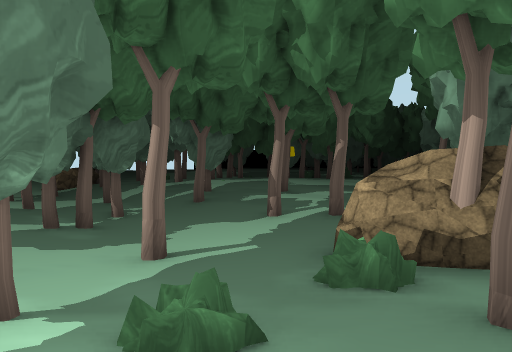
view 1 (above)

24 first-person views from a walk through a scene from a Unity 3-D project. The camera is 1.3 m above the floor, tilts 2° down and sees 70° across. The floor is counted in squares, 2 m on a side. Each view is taken from the middle of a square. On the plan, view 1 faces up. The plan holds only what a view shows up to about 11 squares ahead; the rest is blank. The place goes on beyond the plan. The player character is not drawn. Some animated figures are not drawn. Some surface patterns are stand-ins.

view 2
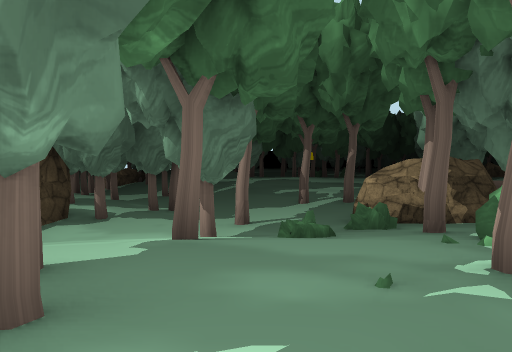

view 3
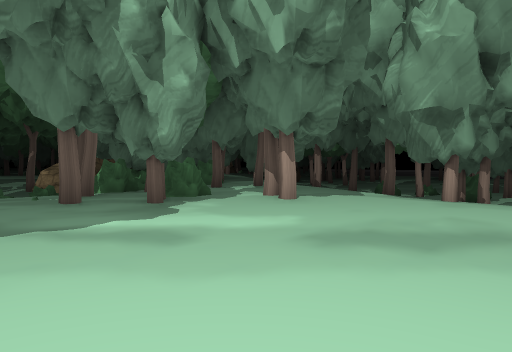

view 4
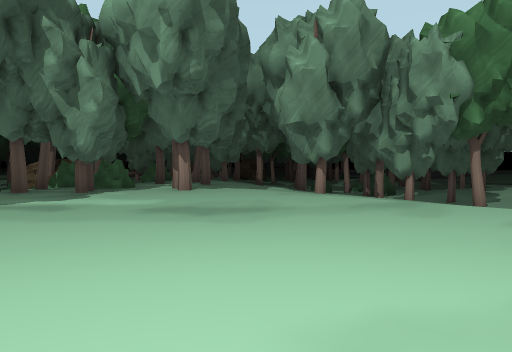

view 5
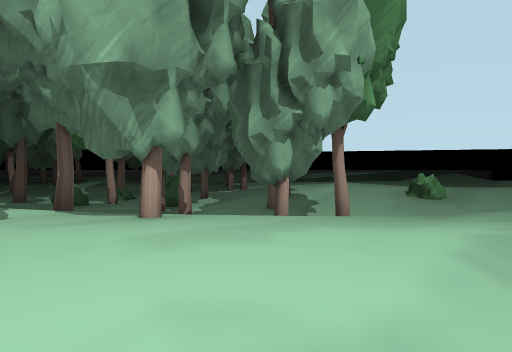

view 6
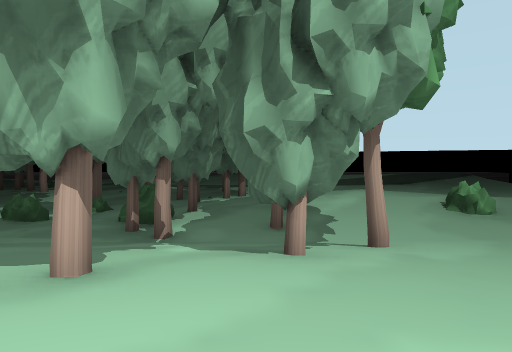

view 7
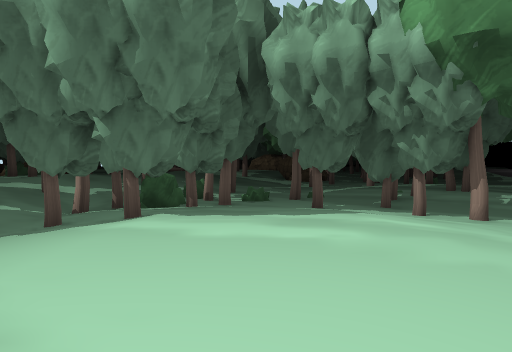

view 8
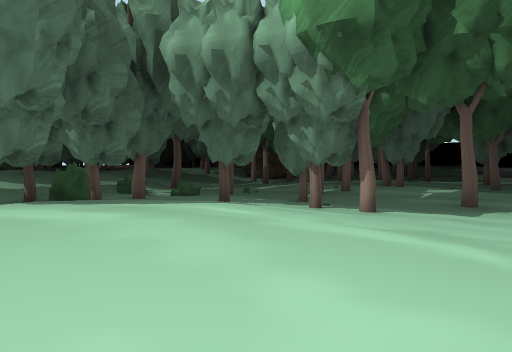

view 9
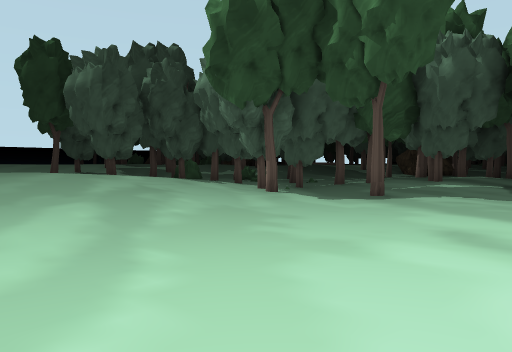

view 10
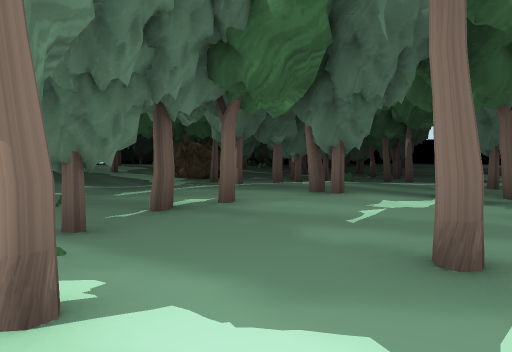

view 11
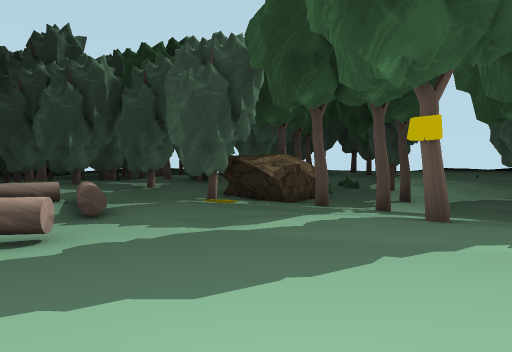

view 12
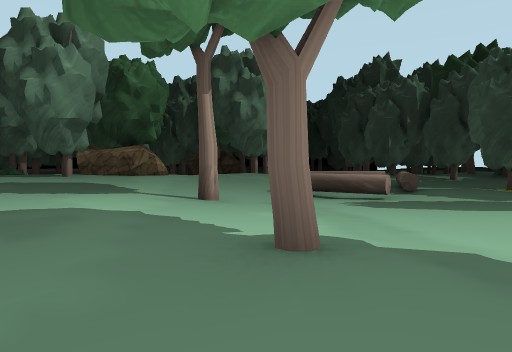

view 13
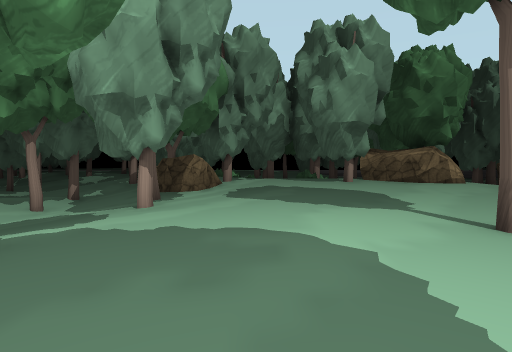

view 14
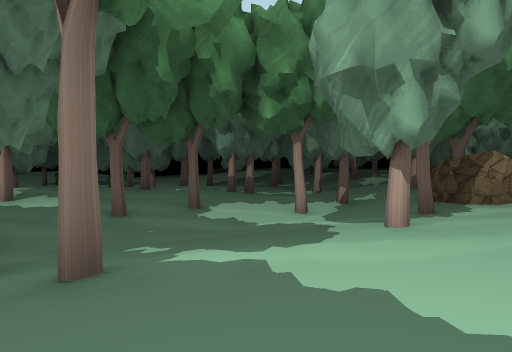

view 15
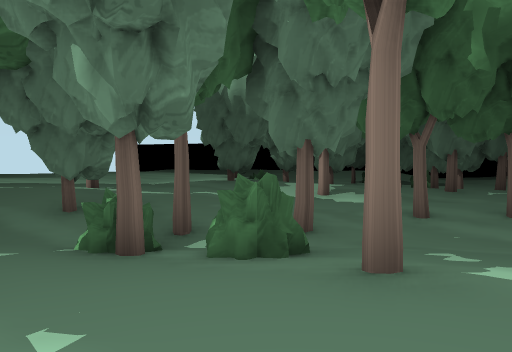

view 16
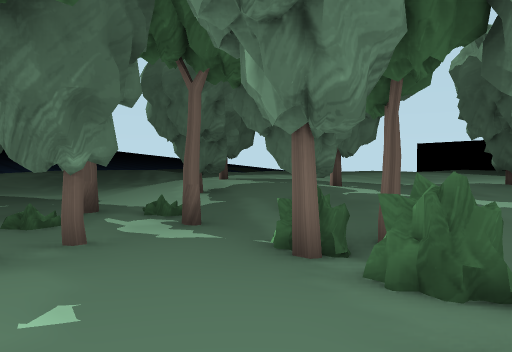

view 17
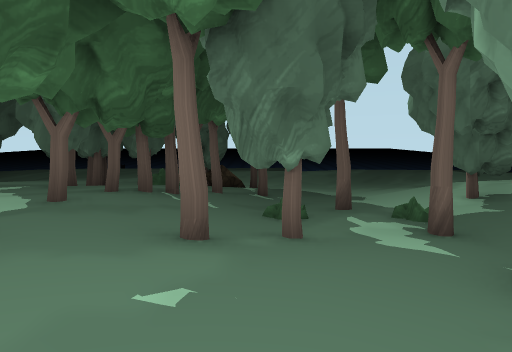

view 18
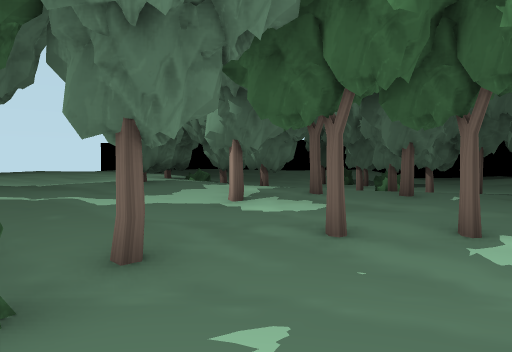

view 19
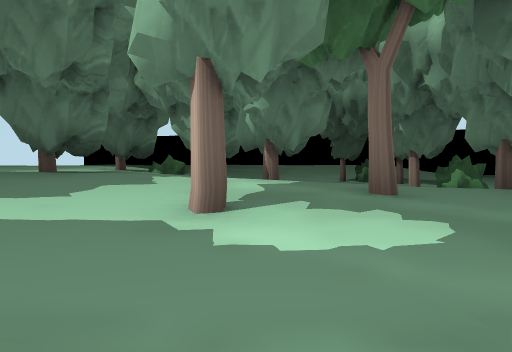

view 20
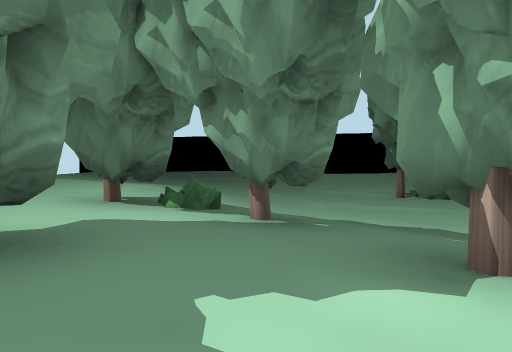

view 21
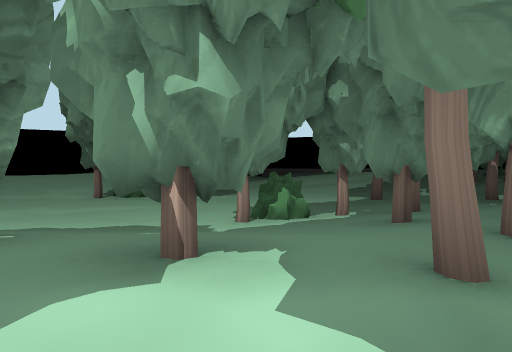

view 22
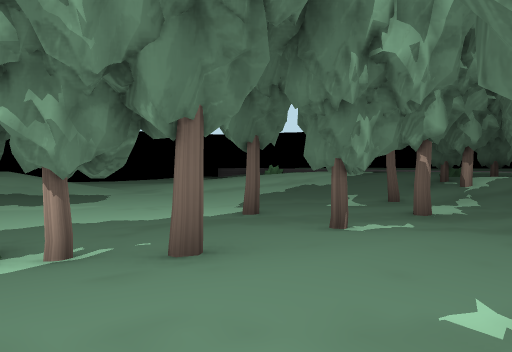

view 23
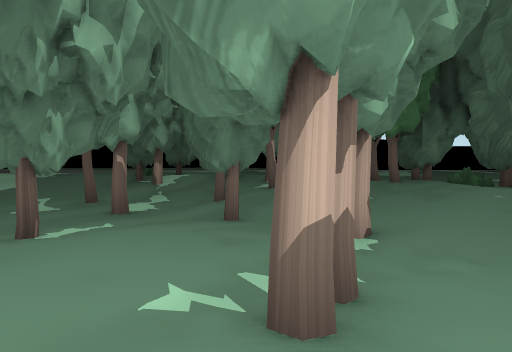

view 24
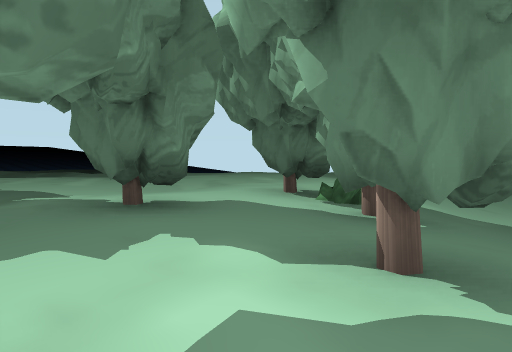

### Floor plan
Key: @ floor where view 1 was taken; # wall or solid block; x gap in a wall; . main floor; : floor 0.25 m higher than the main floor; - floor 0.25 m lower than the main floor; + floor 0.5 m higher than the main floor; * floor 0.75 m higher than the main floor; % floor 1 m higher than the main floor; & floor 1.25 m higher than the main floor; / step, stairs or slope; = window, fence, low wall or low ledge; ^ raised ledge; O other object.
Columns run from 2 left of view 1 to 24 right of it. Each row starts with its distance up from view 1.
 34   %%&%%+:.----------.
 33  %%%%&%*:..---------..:+%
 32  %%%%%%*+:..-....----.:+%
 31   %*%%##*+:.###...#....+%
 30 %%**%%%%#*+:..#.......#+#
 29 %%%*%%&%%**+:::#:#..#..+# #
 28 %%%*%%##%##*#+++::....:+% #
 27 %%%%%%%%%%#*#*++:::.:#:+
 26  %%#%%%**#*++++#::.#:+#+#
 25 &%%%%**+++++++::..#
 24 *#***+++::#:#:::.::::*
 23 +#++::#:#......:.:+++*#
 22 :....#--..----#.#:+%%/#
 21 .#:.:..#::.....::+* ##
 20 ..#::+:+#++::::/       #
 19 ::::#++****+#++#       #
 18 +++++**********##
 17 x#*%**********%%%
 16 %%%#%#******%%%%&
 15 #%%%%********%%#&
 14 %%  %***+#***%%#^
 13    %***++++**%%%#
 12    %**+++=+**%%##
 11 x#*#*+++^^+** %/
 10 :++**++==  **
  9 .::+++++^==
  8 ..#:++++^=
  7 -..::+O+**
  6 --..###+**%&
  5 .#..###+#*#%
  4 ...###+*#% %#
  3 ..:=##         .-    #/=
  2 #+=+##         .-..
  1 #***#          ....#:
  0 %%@## #%      #--..::::::.#
 -1 #%%## %%   ::.---..:::::..
 -2 #&###&&%%*+..=-/#-..:#: #
 -3  &&#&&&%%*#....=--.#.::
 -4  %%%&#&%*+:.......#....
 -5 %%%%%&&%#+:-###....--...
 -6 %%%%%&%#*+:-.::::..#-#..
 -7 %%%%%&%%*#:-#:+++:...--.
 -8 %%%%%%%%*+:-.#++++:..--..
 -9 %%%%%%%**+#-:+***+::.--..
-10 &&%%%&%*++:.:+****+:..-..
-11 %&%%     +:.:/***++::.-..
-12           :.:#**++:...-..
-13            :+*** :    -...

Positions as (right, up) in squares from view 1, and headings:
1: (0, 0), facing up
2: (-1, -3), facing up
3: (-2, -8), facing up-right
4: (-2, -11), facing up-right
5: (1, -7), facing right
6: (3, -7), facing right
7: (13, -13), facing up
8: (15, -13), facing up
9: (23, -13), facing up-left
10: (18, -8), facing up
11: (3, 15), facing down
12: (2, 18), facing down-right
13: (3, 17), facing right
14: (5, 17), facing up-right
15: (5, 17), facing up
16: (6, 18), facing up-left
17: (6, 19), facing left
18: (7, 19), facing up
19: (7, 23), facing up
20: (6, 26), facing up
21: (6, 26), facing up-right
22: (11, 26), facing up-right
23: (11, 26), facing right
24: (8, 26), facing up-left
